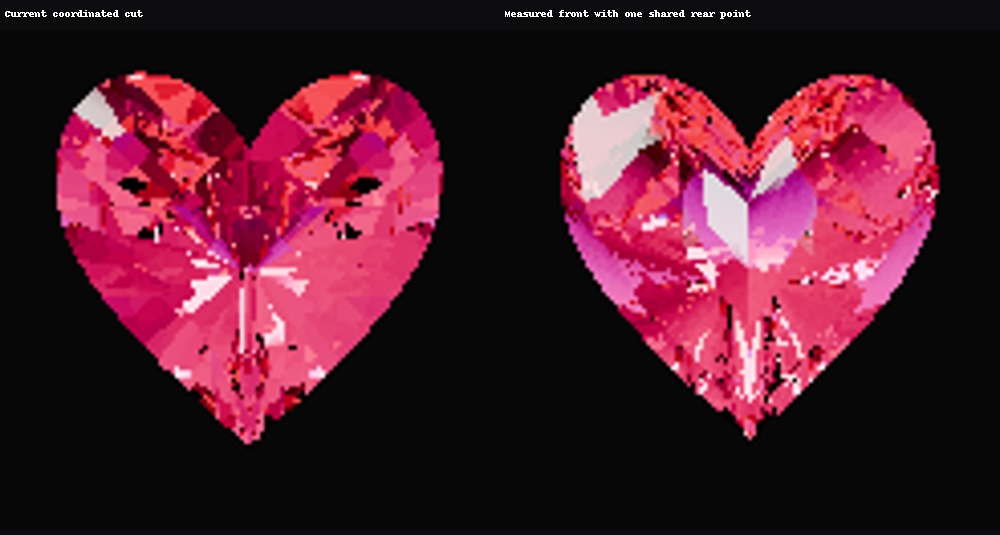

Recreate this plot in Python.
"""Diagnose a measured front and a single shared physical rear point."""
from pathlib import Path
import json
import numpy as np
from scipy.spatial import ConvexHull
from PIL import Image, ImageDraw
import forward as f

R = Path(__file__).resolve().parent
D = np.load(R.parent/'ruby_heart/candidate20/geometry.npz')
parts = []
for index in [3,4]:
    old = D[f'{index}_points'].astype(float)
    h = ConvexHull(old)
    ids = np.unique(h.simplices[h.equations[:,2] > .001])
    rear = old[48:96].copy()
    point = np.array([[0., .30, rear[:,2].mean()-1.7]])
    p = np.vstack([old[ids], rear, point])
    parts.append(p)
np.savez_compressed(R/'heart_reference_shared_point.npz',**{f'{i}_points':p for i,p in enumerate(parts)})
Y,X = np.mgrid[350:835:4,360:850:4]
shape = X.shape
axis = f.unit(np.array([[0,-2.35,-23.]]))[0]
up = np.cross([1,0,0],axis)
ray = f.unit(axis[None,:]+np.c_[(X.ravel()-603)/1762.5,np.zeros(X.size),np.zeros(X.size)]+((633.3-Y.ravel())/1762.5)[:,None]*up)
eye = np.broadcast_to([0,1.8,23.],ray.shape).copy()
source = Path(f.__file__).read_text()
code = source[source.index('def optical('):source.index('\ndef render')]
code = code.replace('absorption=np.array([.16,9.,2.8])*.5','absorption=np.array([.042528659,9.,.721236937])*.5').replace('*.32','*.681357060')
ns = dict(f.__dict__)
exec(code,ns)
studio = f.Studio()
sheet = Image.new('RGB',(1000,535),(12,12,15))
draw = ImageDraw.Draw(sheet)
current = np.load(R.parent/'ruby_heart/candidate25/geometry.npz')
for col,(name,ps) in enumerate([('Current coordinated cut',[current[f'{i}_points'] for i in [3,4]]),('Measured front with one shared rear point',parts)]):
    hulls = [f.planes_of(p) for p in ps]
    print(name,[len(h[0]) for h in hulls],flush=True)
    ids,lin = ns['optical'](hulls,eye,ray,studio)
    a = np.full((X.size,3),.03)
    a[ids] = np.clip(f.agx(lin),0,1)
    sheet.paste(Image.fromarray(np.uint8(a.reshape(*shape,3)*255)).resize((500,500)),(col*500,30))
    draw.text((col*500+5,8),name,fill='white')
sheet.save(R/'heart_reference_shared_point.png')
